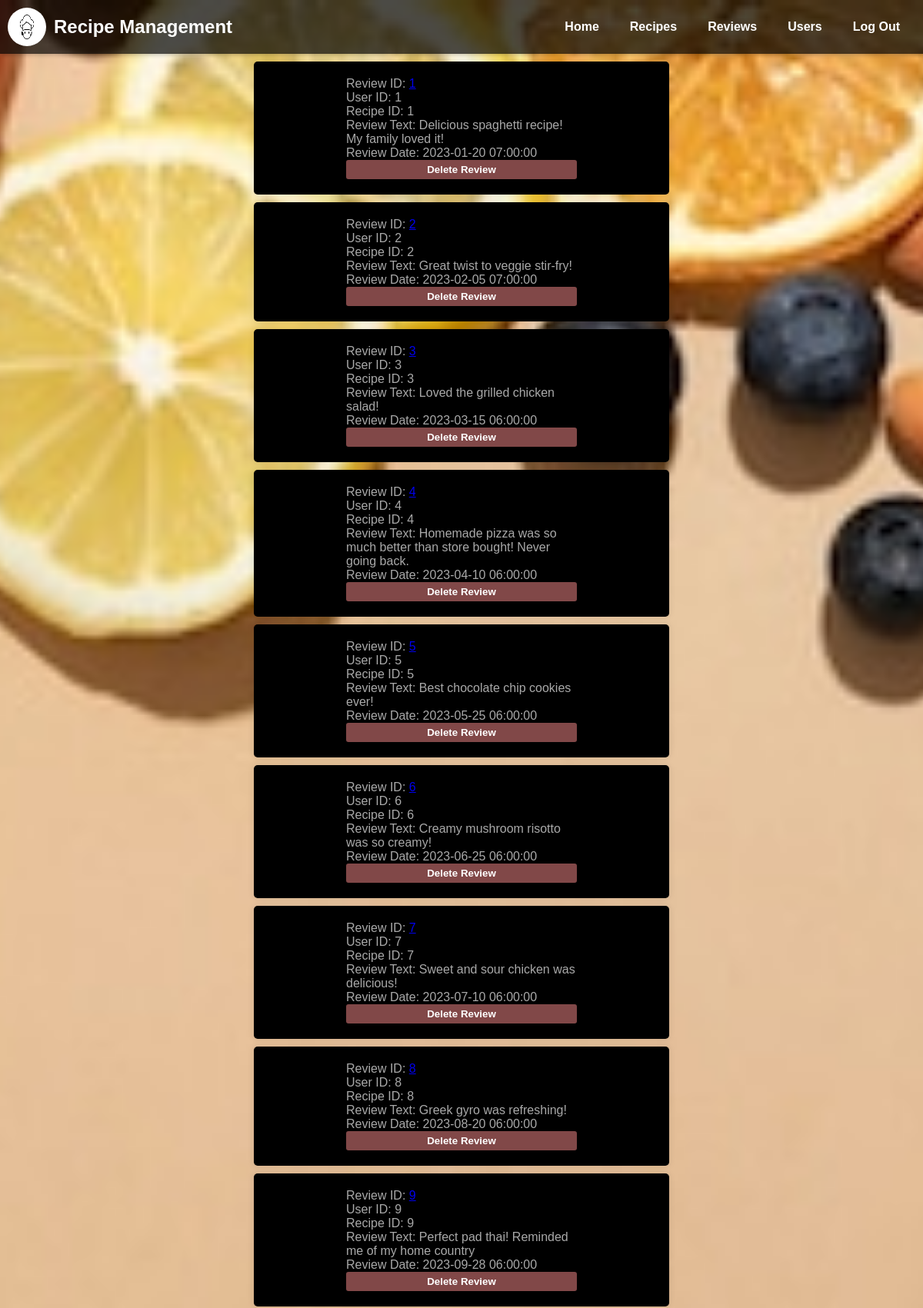
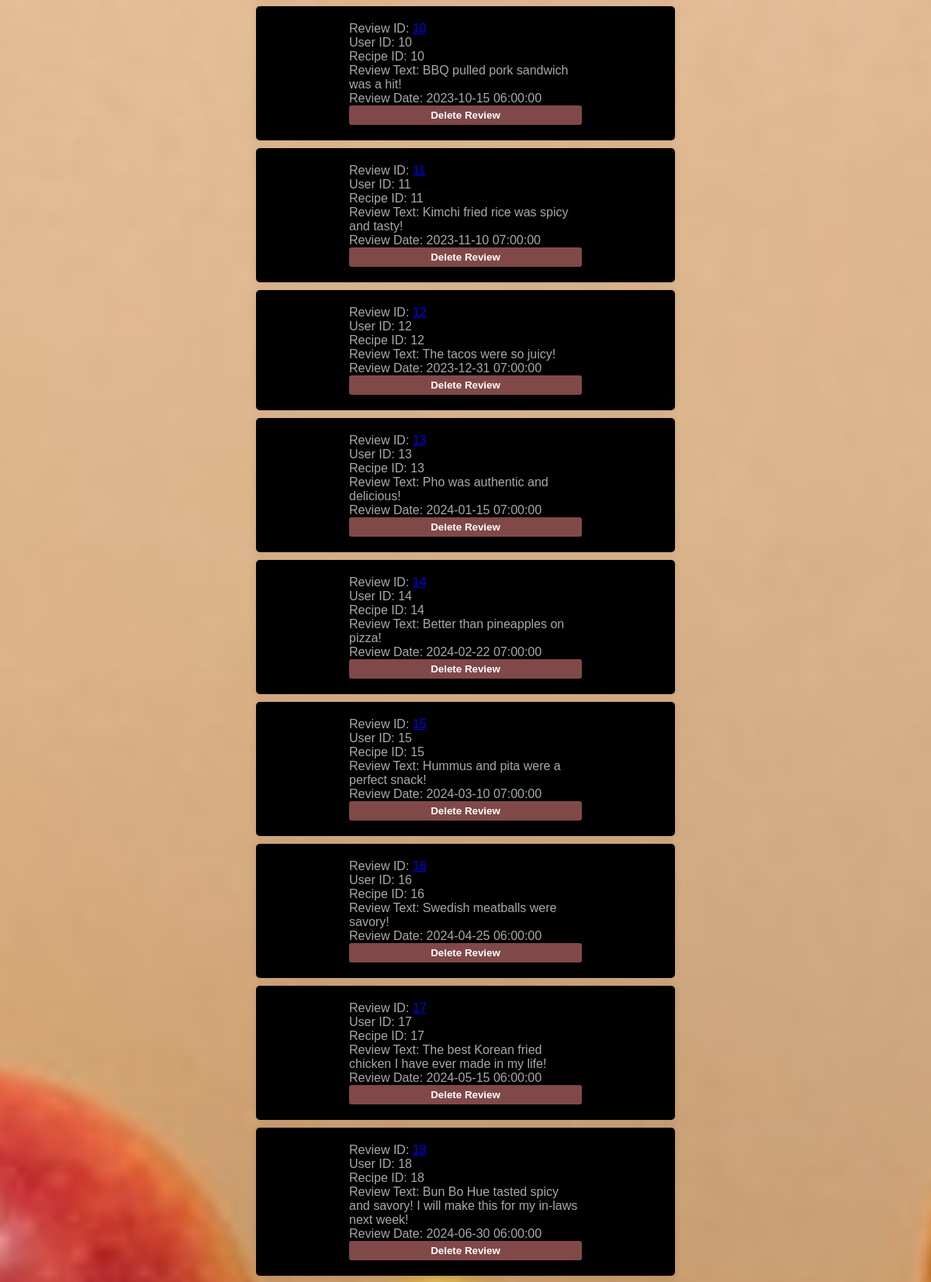
The app's page /review/review-list.php (signed in, upper part) with its own data (2 pictures, top to bottom).
### tables this page shows
CREATE TABLE IF NOT EXISTS `reviews` (
  `review_id` int NOT NULL AUTO_INCREMENT,
  `user_id` int DEFAULT NULL,
  `recipe_id` int DEFAULT NULL,
  `review_text` text,
  `review_date` timestamp NULL DEFAULT CURRENT_TIMESTAMP,
  PRIMARY KEY (`review_id`),
  KEY `user_id` (`user_id`),
  KEY `recipe_id` (`recipe_id`)
);

### review/review-list.php (the view, shortened to what this page needs)
<?php
				require_once '../security/checksession.php';
$conn = new mysqli($hn, $un, $pw, $db);
$query = "SELECT * FROM reviews order by review_id";
$result = $conn->query($query);
$rows = $result->num_rows;
echo <<<_END
	<head>
		<meta charset="UTF-8">
		<meta name="viewport" content="width=device-width, initial-scale=1.0">
		<title>Add Review Page</title>
		<link rel="stylesheet" type="text/css" href="../CSS/user-list.css">
	</head>
	<body>
<nav id="home">
        <div class="navbar-logo">
            <a href="../recipe/home.php"><img src="../images/logo.jpeg" alt="Recipe Management Logo"></a>
            <h1><a href="home.php">Recipe Management</a></h1>
        </div>
        <ul>
            <li><a href="../recipe/home.php">Home</a></li>
            <li><a href="../recipe/view-recipe-list.php">Recipes</a></li>
            <li><a href="review-list.php">Reviews</a></li>
			<li><a href="../user/user-list.php">Users</a></li>
            <li><a href="../security/logout.php">Log Out</a></li>
        </ul>
    </nav>
		<body>
	</body>
	</body>
_END;
for($j=0; $j<$rows; $j++)
{
	$row = $result->fetch_array(MYSQLI_ASSOC);
echo <<<_END
	<body>
		<main>
			<section class="review-container">
				<form method='post' action='review-list.php'>
					<div>
						Review ID: <a href='update-review.php?review_id=$row[review_id]'>$row[review_id]</a> <br>
						User ID: $row[user_id]<br>
						Recipe ID: $row[recipe_id]<br>
						Review Text: $row[review_text]<br>
						Review Date: $row[review_date]
					</div>
				</form>
				<form action="delete-review.php" method="get">
						<input type="hidden" name="review_id" value="$row[review_id]">
						<button class="edit-button" type="submit">Delete Review</button>
					</form>
			</section>
		</main>
	</body>
_END;
}
?>

### CSS/user-list.css (style rules this page uses)
body, h1, h2, p, ul, li { margin: 0; padding: 0; }
html, body { height: 100%; }
body { font-family: 'Arial', sans-serif; background-image: url('../images/wide_background.jpeg'); background-size: cover; background-repeat: repeat; background-position: center; color: #333; }
nav { background-color: rgba(0, 0, 0, 0.7); color: #fff; text-align: center; padding: 10px; display: flex; justify-content: space-between; align-items: center; box-shadow: 0 2px 5px rgba(0, 0, 0, 0.2); }
.navbar-logo { display: flex; align-items: center; }
.navbar-logo img { width: 50px; height: 50px; margin-right: 10px; border-radius: 50%; overflow: hidden; }
nav ul { list-style: none; display: flex; }
nav li { margin: 0 20px; }
nav a { text-decoration: none; color: #fff; font-weight: bold; }
.review-container { width: 500px; margin: 10px auto; background: black; padding: 20px; border-radius: 5px; box-shadow: 0 0 10px rgba(0, 0, 0, 0.1); }
.review-container form { display: flex; flex-direction: column; color: darkgray; margin: auto; width: 60%; }
.review-container button { background-color: #814848; color: white; padding: 5px 5px; border: none; border-radius: 3px; cursor: pointer; font-weight: bold; display: inline-block; transition: background-color 0.3s; }

### records on screen
reviews: review_id "1", user "1", recipe "1", review_text "Delicious spaghetti recipe! My family loved it!", review_date "2023-01-20 07:00:00"
reviews: review_id "2", user "2", recipe "2", review_text "Great twist to veggie stir-fry!", review_date "2023-02-05 07:00:00"
reviews: review_id "3", user "3", recipe "3", review_text "Loved the grilled chicken salad!", review_date "2023-03-15 06:00:00"
reviews: review_id "4", user "4", recipe "4", review_text "Homemade pizza was so much better than store bought! Never going back.", review_date "2023-04-10 06:00:00"
reviews: review_id "5", user "5", recipe "5", review_text "Best chocolate chip cookies ever!", review_date "2023-05-25 06:00:00"
reviews: review_id "6", user "6", recipe "6", review_text "Creamy mushroom risotto was so creamy!", review_date "2023-06-25 06:00:00"
reviews: review_id "7", user "7", recipe "7", review_text "Sweet and sour chicken was delicious!", review_date "2023-07-10 06:00:00"
reviews: review_id "8", user "8", recipe "8", review_text "Greek gyro was refreshing!", review_date "2023-08-20 06:00:00"
reviews: review_id "9", user "9", recipe "9", review_text "Perfect pad thai! Reminded me of my home country", review_date "2023-09-28 06:00:00"
reviews: review_id "10", user "10", recipe "10", review_text "BBQ pulled pork sandwich was a hit!", review_date "2023-10-15 06:00:00"
reviews: review_id "11", user "11", recipe "11", review_text "Kimchi fried rice was spicy and tasty!", review_date "2023-11-10 07:00:00"
reviews: review_id "12", user "12", recipe "12", review_text "The tacos were so juicy!", review_date "2023-12-31 07:00:00"
reviews: review_id "13", user "13", recipe "13", review_text "Pho was authentic and delicious!", review_date "2024-01-15 07:00:00"
reviews: review_id "14", user "14", recipe "14", review_text "Better than pineapples on pizza!", review_date "2024-02-22 07:00:00"
reviews: review_id "15", user "15", recipe "15", review_text "Hummus and pita were a perfect snack!", review_date "2024-03-10 07:00:00"
reviews: review_id "16", user "16", recipe "16", review_text "Swedish meatballs were savory!", review_date "2024-04-25 06:00:00"
reviews: review_id "17", user "17", recipe "17", review_text "The best Korean fried chicken I have ever made in my life!", review_date "2024-05-15 06:00:00"
reviews: review_id "18", user "18", recipe "18", review_text "Bun Bo Hue tasted spicy and savory! I will make this for my in-laws next week!", review_date "2024-06-30 06:00:00"
